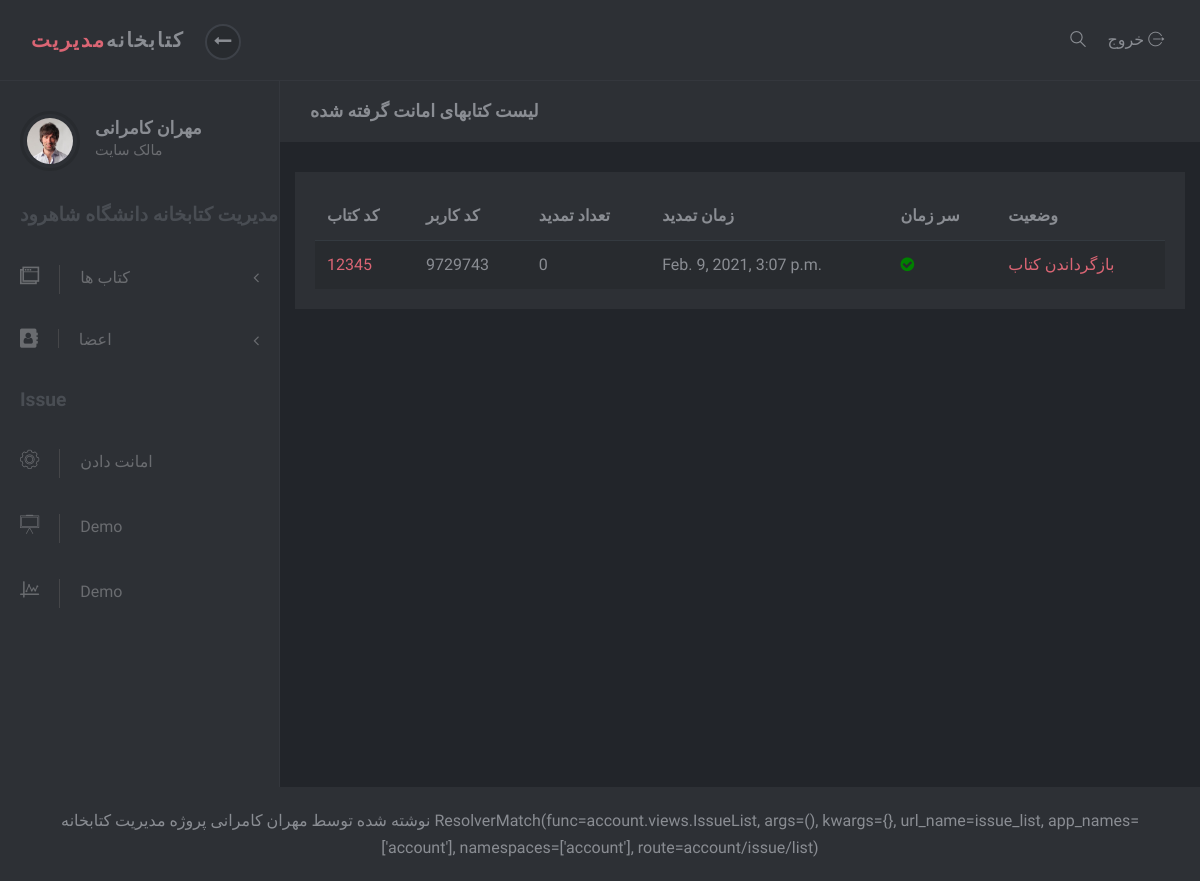
The page /account/issue/list (signed in) on the database as committed earlier.
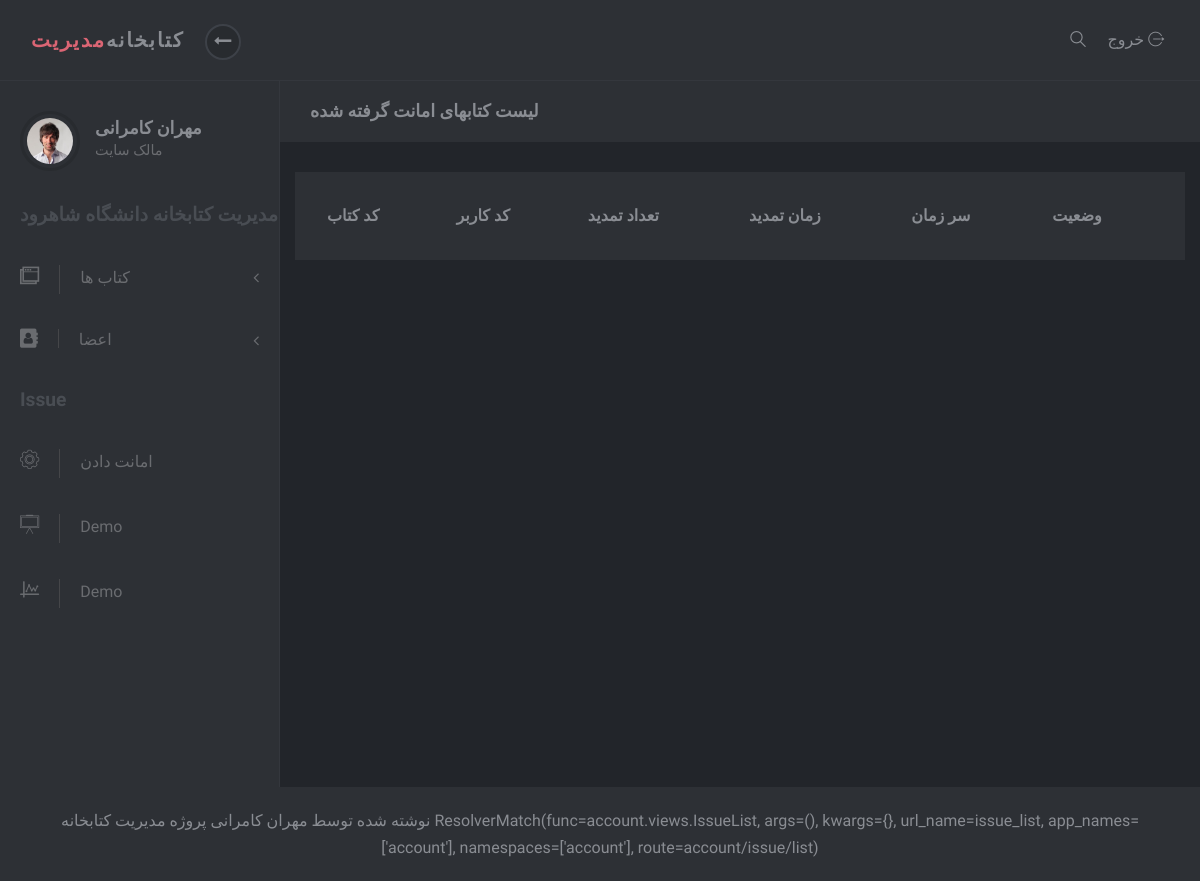
The same page on the database as committed later.
### book/models.py (models this page shows, shortened)
class Issue(models.Model):
    slugBook = models.SlugField(unique=True, blank=True, verbose_name="کد کتاب")
    slugUser = models.SlugField(unique=True, blank=True, verbose_name="کد کاربر")
    created = models.DateTimeField(auto_now_add=True, verbose_name='زمان انتشار')
    renewCount = models.IntegerField(verbose_name="تعداد تمدید")
    class Meta:
        verbose_name = "امانت"
        verbose_name_plural = "امانات"
        ordering = ['-created']
    def is_on_time(self):
        last_two_week = timezone.now() - timedelta(days=14)
        if self.created > last_two_week:
            return True
        else:
            return False
    is_on_time.boolean = True
    is_on_time.short_description = "وضعیت کتاب به امانت گرفته شده"

### account/views.py (the view)
# urls.py: path('issue/list', IssueList.as_view(), name='issue_list'),
class IssueList(SuperUserAccessMixin,ListView):
    template_name = 'registrations/issue_list.html'
    queryset = Issue.objects.all()

### account/mixins.py (called while the page is built)
    def dispatch(self, request, *args, **kwargs):
        if request.user.is_superuser:
            return super().dispatch(request, *args, **kwargs)
        else:
            raise Http404

### templates/registrations/issue_list.html (shortened to what this page needs)
{% extends 'registrations/base.html' %}
{% load static %}
{% block code %}
    <div class="page-content">
        <div class="page-header">
            <div class="container-fluid">
                <h2 class="h5 no-margin-bottom">لیست کتابهای امانت گرفته شده</h2>
            </div>
        </div>
        <div class="col-lg-12">
            <div class="block">
                <div class="table-responsive">
                    <table class="table table-striped table-hover">
                        <thead>
                        <tr>
                            <th>کد کتاب</th>
                            <th>کد کاربر</th>
                            <th>تعداد تمدید</th>
                            <th>زمان تمدید</th>
                            <th>سر زمان</th>
                            <th>وضعیت</th>
                        </tr>
                        </thead>
                        <tbody>
                        {% for book in object_list %}
                            <tr>
                                <td><a href="{% url 'account:issue_update' book.pk %}"> {{ book.slugBook }}</a></td>
                                <td>{{ book.slugUser }}</td>
                                <td>{{ book.renewCount }}</td>
                                <td>{{ book.created }}</td>
                                <td>
                                    {% if book.is_on_time %}
                                        <i class="fa fa-check-circle" style="color: green"></i>
                                    {% else %}
                                        <i class="fa fa-minus-circle" style="color: red"></i>
                                    {% endif %}
                                </td>
                            <td>
                                <a href="{% url 'account:issue-delete' book.pk %}">بازگرداندن کتاب</a>
                            </td>
                            </tr>
                        {% endfor %}
                        </tbody>
                    </table>
                </div>
            </div>
        </div>
    </div>
{% endblock %}

Rows that differ between the two databases and show on the page:
removed Issue: slugBook "12345", slugUser "9729743", renewCount "0", created "Feb. 9, 2021, 3:07 p.m."
